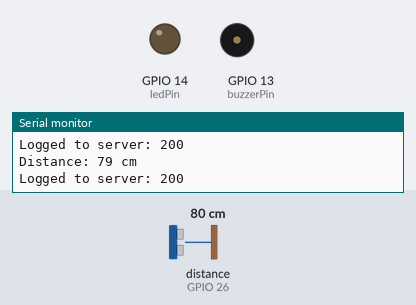
Simulated run of this sketch. Board: ESP32. Shown: output pins drawn as LEDs (lit = HIGH), buzzer (waves = sounding), the last lines printed to the serial monitor. Wiring (inferred from the names in the program): ultrasonic range finder: trigger GPIO 27; echo GPIO 26. Dashed ring = blinking. Inputs (shaded band) come from the test bench; at power-on: distance to the obstacle (sensor on GPIO 26) 80 cm. The echo pulse lasts 58.3 µs per cm; WiFi joins after 1.5 s; servers stay silent unless stated; uploads are accepted with an empty reply; pins used as bus, display or sensor lines are not drawn.

Above: at 2.7 s.
2.8 s: distance to the obstacle (sensor on GPIO 26) set to 27 cm
4.4 s: distance to the obstacle (sensor on GPIO 26) set to 22 cm
At 4.79 s:
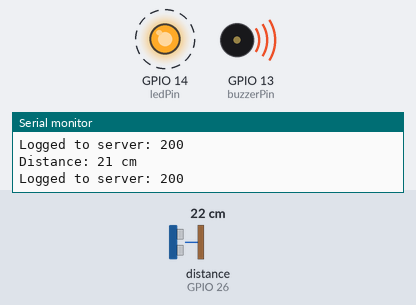
7.4 s: distance to the obstacle (sensor on GPIO 26) set to 35 cm
At 7.4 s:
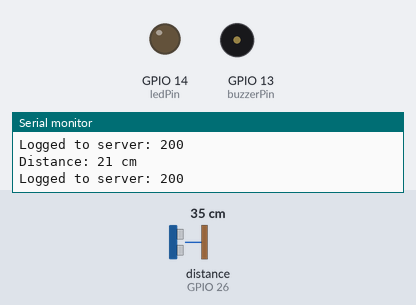
8.9 s: distance to the obstacle (sensor on GPIO 26) set to 2 cm
At 9.57 s:
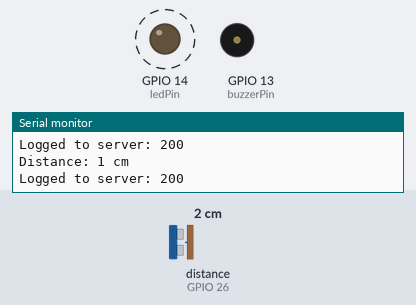
Timing chart, 0 to 12.9 s (numbered marks = the images above; inputs shaded):
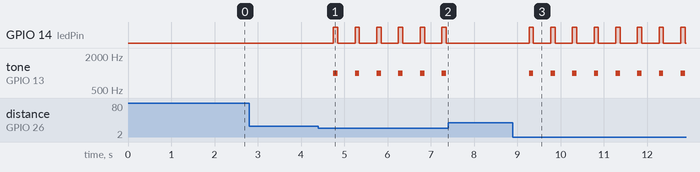

Measured:
- the behaviour switches between 25 and 24 cm on distance to the obstacle (sensor on GPIO 26) (found by bisection; images 0 and 1)
- after the input at 4.4 s, GPIO 14 (ledPin): alternates HIGH for 0.10 s and LOW for 0.40 s, starting after 0.35 s; tone on GPIO 13 (buzzerPin): alternates 1000 Hz for 0.10 s and silent for 0.40 s, starting after 0.35 s
- after the input at 7.4 s, GPIO 14 (ledPin): stops changing and stays LOW; tone on GPIO 13 (buzzerPin): stops changing and stays silent
- after the input at 8.9 s, GPIO 14 (ledPin): alternates HIGH for 0.10 s and LOW for 0.40 s, starting after 0.37 s; tone on GPIO 13 (buzzerPin): alternates 1000 Hz for 0.10 s and silent for 0.40 s, starting after 0.37 s

The sketch:

pir.ino
```cpp
#include <WiFi.h>
#include <HTTPClient.h>

// Your Wi-Fi credentials
const char* ssid = "";
const char* password = "";

// Your HTTP logging endpoint (replace with your computer’s local IP)
const char* serverName = "http://172.28.192.57::3000";  // or whatever IP your PC has


// Pin definitions
const int buzzerPin = 13;
const int echoPin = 26;
const int trigPin = 27;
const int ledPin = 14;

long duration;
int distance;

void setup() {
  Serial.begin(9600);
  pinMode(trigPin, OUTPUT);
  pinMode(echoPin, INPUT);
  pinMode(ledPin, OUTPUT);
  pinMode(buzzerPin, OUTPUT);

  // Connect to Wi-Fi
  WiFi.begin(ssid, password);
  Serial.print("Connecting to Wi-Fi");
  while (WiFi.status() != WL_CONNECTED) {
    delay(500);
    Serial.print(".");
  }
  Serial.println("\nConnected to Wi-Fi");
  Serial.print("ESP32 IP Address: ");
  Serial.println(WiFi.localIP());
}

void loop() {
  // Trigger the ultrasonic sensor
  digitalWrite(trigPin, LOW);
  delayMicroseconds(2);
  digitalWrite(trigPin, HIGH);
  delayMicroseconds(10);
  digitalWrite(trigPin, LOW);

  // Measure the distance
  duration = pulseIn(echoPin, HIGH);
  distance = duration * 0.034 / 2;

  Serial.print("Distance: ");
  Serial.print(distance);
  Serial.println(" cm");

  // Send distance to server
  if (WiFi.status() == WL_CONNECTED) {
    HTTPClient http;
    String serverPath = String(serverName) + "?distance=" + String(distance);

    http.begin(serverPath);
    int httpResponseCode = http.GET();

    if (httpResponseCode > 0) {
      Serial.println("Logged to server: " + String(httpResponseCode));
    } else {
      Serial.println("Failed to log to server");
    }

    http.end();
  } else {
    Serial.println("Wi-Fi Disconnected");
  }

  // Trigger alarm if object is close
  if (distance < 24) {
    tone(buzzerPin, 1000); // Start buzzer tone
    digitalWrite(ledPin, HIGH);
    delay(100);
    digitalWrite(ledPin, LOW);
    noTone(buzzerPin);     // Stop buzzer tone
    delay(100);
  } else {
    digitalWrite(ledPin, LOW);
    noTone(buzzerPin);
  }

  delay(100); // Delay between measurements
}
```
